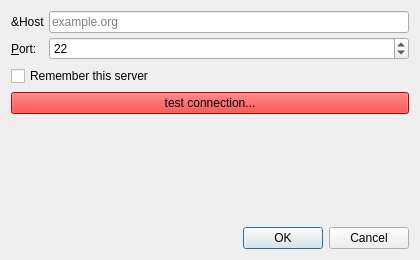
<?xml version="1.0" encoding="UTF-8"?>
<ui version="4.0">
 <class>ConnectDialog</class>
 <widget class="QDialog" name="ConnectDialog">
  <property name="geometry">
   <rect>
    <x>0</x>
    <y>0</y>
    <width>420</width>
    <height>260</height>
   </rect>
  </property>
  <property name="windowTitle">
   <string>Connect to Server</string>
  </property>
  <layout class="QVBoxLayout" name="verticalLayout">
   <item>
    <layout class="QFormLayout" name="formLayout">
     <property name="spacing">
      <number>4</number>
     </property>
     <item row="0" column="0">
      <widget class="QLabel" name="hostLabel">
       <property name="text">
        <string>&amp;Host</string>
       </property>
      </widget>
     </item>
     <item row="0" column="1">
      <widget class="QLineEdit" name="hostEdit">
       <property name="placeholderText">
        <string>example.org</string>
       </property>
      </widget>
     </item>
     <item row="1" column="0">
      <widget class="QLabel" name="portLabel">
       <property name="text">
        <string>&amp;Port:</string>
       </property>
       <property name="buddy">
        <cstring>portSpin</cstring>
       </property>
      </widget>
     </item>
     <item row="1" column="1">
      <widget class="QSpinBox" name="portSpin">
       <property name="maximum">
        <number>65535</number>
       </property>
       <property name="value">
        <number>22</number>
       </property>
      </widget>
     </item>
    </layout>
   </item>
   <item>
    <widget class="QCheckBox" name="rememberCheck">
     <property name="text">
      <string>Remember this server</string>
     </property>
    </widget>
   </item>
   <item>
    <widget class="QPushButton" name="testButton">
     <property name="text">
      <string>test connection...</string>
     </property>
     <property name="styleSheet">
      <string>background: red;</string>
     </property>
    </widget>
   </item>
   <item>
    <spacer name="verticalSpacer">
     <property name="orientation">
      <enum>Qt::Vertical</enum>
     </property>
     <property name="sizeHint" stdset="0">
      <size>
       <width>20</width>
       <height>40</height>
      </size>
     </property>
    </spacer>
   </item>
   <item>
    <widget class="QDialogButtonBox" name="buttonBox">
     <property name="standardButtons">
      <set>QDialogButtonBox::Cancel|QDialogButtonBox::Ok</set>
     </property>
    </widget>
   </item>
  </layout>
 </widget>
 <resources/>
 <connections/>
</ui>
